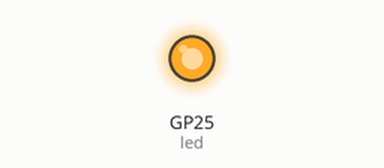
Simulated run of this program. Board: Raspberry Pi Pico running MicroPython. Parts: output pins drawn as LEDs (lit = HIGH). WiFi joins after 1.5 s; no MQTT or app messages arrive unless stated; library files of the repository ran but are not shown: secrets.py; what the program prints to the serial console is not drawn.

Above: at 3.1 s.
At 5.1 s:
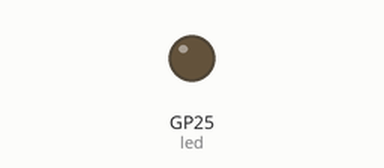
Timing chart, 0 to 7.4 s (numbered marks = the images above):
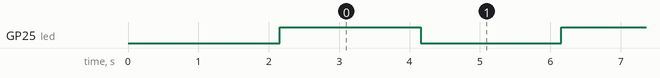

The program:

1_led.py
```python
"""
範例 1: 開關燈功能 (LED 控制與回報)
功能:
1. 連線 WiFi
2. 控制 Pico 內建 LED 閃爍 (模擬開關燈)
3. 將燈的狀態 ("開"/"關") 發送到 MQTT Broker
"""

import time
import machine
import json
import wifi_connect
from secrets import MQTT_BROKER, MQTT_PORT

# 嘗試匯入 MQTT 套件，如果沒有則自動安裝
try:
    from umqtt.simple import MQTTClient
except ImportError:
    print("⚠️ 找不到 umqtt.simple，正在嘗試透過網路安裝...")
    if wifi_connect.connect_wifi():
        import mip
        mip.install("umqtt.simple")
        from umqtt.simple import MQTTClient
    else:
        raise Exception("無網路連線，無法安裝必要套件")

# 設定
TOPIC = "客廳/感測器"
CLIENT_ID = "pico_led_control"
LED_PIN = "LED"  # Pico W 使用 "LED"

# 初始化 LED
led = machine.Pin(LED_PIN, machine.Pin.OUT)

def main():
    # 1. 連線 WiFi
    wlan = wifi_connect.connect_wifi()
    if not wlan:
        return

    # 2. 連線 MQTT
    print(f"📡 正在連線到 MQTT Broker: {MQTT_BROKER}...")
    try:
        client = MQTTClient(CLIENT_ID, MQTT_BROKER, port=MQTT_PORT)
        client.connect()
        print("✅ MQTT 連線成功")
    except Exception as e:
        print(f"❌ MQTT 連線失敗: {e}")
        print("請檢查 secrets.py 中的 IP 設定是否正確")
        return

    print("🚀 開始執行 LED 閃爍與回報...")

    # 3. 主迴圈
    count = 0
    try:
        while True:
            # 切換 LED 狀態
            led.toggle()

            # 取得目前狀態
            is_on = led.value() == 1
            status_text = "開" if is_on else "關"

            # 準備傳送的資料
            payload = {
                "light_status": status_text,
                "device": "Pico W (App 1)",
                "msg_id": count
            }

            # 發送 MQTT 訊息
            print(f"發送: LED {status_text}")
            client.publish(TOPIC, json.dumps(payload))

            count += 1
            time.sleep(2)  # 每 2 秒切換一次

    except KeyboardInterrupt:
        print("\n程式停止")
        client.disconnect()
        led.off()

if __name__ == "__main__":
    main()
```

wifi_connect.py
```python
"""
WiFi 連線工具
負責處理 WiFi 連線與狀態檢查
"""
import network
import time
from secrets import SSID, PASSWORD

def connect_wifi():
    """
    連線到 WiFi

    Returns:
        wlan: network.WLAN 物件
    """
    wlan = network.WLAN(network.STA_IF)
    wlan.active(True)

    # 檢查是否已連線
    if wlan.isconnected():
        print(f"✅ WiFi 已連線: {SSID}")
        print(f"   IP 位址: {wlan.ifconfig()[0]}")
        return wlan

    print(f"📡 正在連線到 WiFi: {SSID} ...")
    wlan.connect(SSID, PASSWORD)

    # 等待連線 (最多 10 秒)
    max_wait = 10
    while max_wait > 0:
        if wlan.status() < 0 or wlan.status() >= 3:
            break
        max_wait -= 1
        print("   等待連線...")
        time.sleep(1)

    # 檢查最終狀態
    if wlan.status() != 3:
        print(f"❌ WiFi 連線失敗")
        return None
    else:
        print(f"✅ WiFi 連線成功")
        print(f"   IP 位址: {wlan.ifconfig()[0]}")
        return wlan

def test_connection():
    """測試 WiFi 連線狀態"""
    wlan = connect_wifi()
    if wlan and wlan.isconnected():
        print("網路測試: 正常")
        return True
    else:
        print("網路測試: 失敗")
        return False
```

Measured:
- by itself, GP25 (led): alternates HIGH for 2.0 s and LOW for 2.0 s
